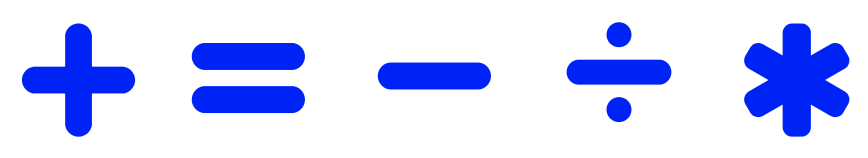
#> input picture Project/data/original_operators.png, 1736 x 316 px, found by its file name (shown at 1/2 size)
$ jupyter execute --allow-errors operator_pre_processing.ipynb
#> lines starting #> are read from the running program, lines starting #| are printed output that depends on the picture; after the words box and inside, x2 and y2 are one past the last pixel; in counts of white or black regions, pixels touching at a corner belong together; long printed decimals are rounded
[cell 1]
import tarfile
import os

import matplotlib.pyplot as plt
import numpy as np
import skimage.io

from scipy import ndimage as ndi

[cell 2]
# Load image

data_path = os.path.join('..\data')
operators = skimage.io.imread(os.path.join(data_path, 'original_operators.png'))
#> operators is the input picture: shape (316, 1736, 4); mean R, G, B, A 209.5, 215.7, 253.2, 255

[cell 3]
plt.imshow(operators,cmap='gray')

[cell 4]
operators.shape
#> Out = (316, 1736, 4)

[cell 5]
from skimage.color import rgb2gray

operators_gray = rgb2gray(operators)

[cell 6]
plt.imshow(operators_gray,cmap='gray')

[cell 7]
operators_gray.shape
#> Out = (316, 1736)

[cell 8]
add = operators_gray[:,0:349]
equal = operators_gray[:,349:697]
minus = operators_gray[:,697:1045]
div = operators_gray[:,1045:1393]
mul = operators_gray[:,1393:1736]
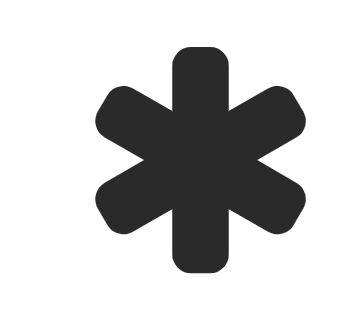
#> mul: shape (316, 343) float64; min 0.167, max 1, mean 0.776

[cell 9]
plt.figure(figsize=(8,6))
plt.imshow(add)
plt.figure(figsize=(8,6))
plt.imshow(equal)
plt.figure(figsize=(8,6))
plt.imshow(minus)
plt.figure(figsize=(8,6))
plt.imshow(div)
plt.figure(figsize=(8,6))
plt.imshow(mul)

[cell 10]
# Display histogram
plt.figure(figsize=(12, 7))
plt.hist(add.ravel(), bins=100)
plt.xlabel('Pixel intensity')
plt.ylabel('Number of pixels')
plt.title('add')

plt.show()
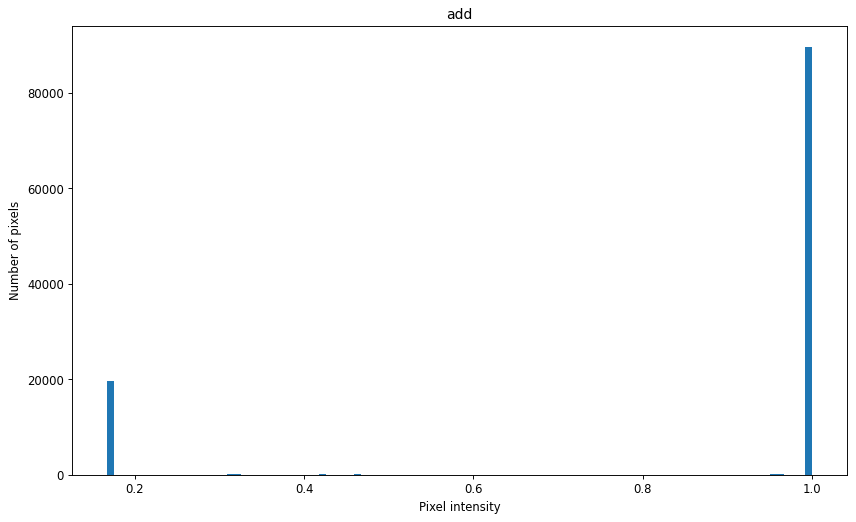
#> figure drawn by matplotlib, 1 panel; tallest bar 89542 high, from x = 0.992 to 1

[cell 11]
from skimage.filters import threshold_otsu,median
# Binarization based on Otsu threshold
add_thresh = threshold_otsu(add)
#> add_thresh = 0.579
add_binarized = add < add_thresh
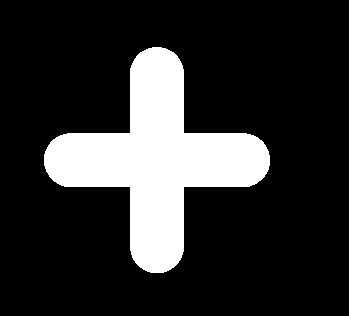
#> add_binarized: shape (316, 349) bool; 18.4% white; 1 white region, box (x1, y1, x2, y2) and area: (44, 47, 270, 273) 20280

plt.imshow(add_binarized,cmap='gray')

[cell 12]
equal_thresh = threshold_otsu(equal)
#> equal_thresh = 0.582
equal_binarized = equal < equal_thresh
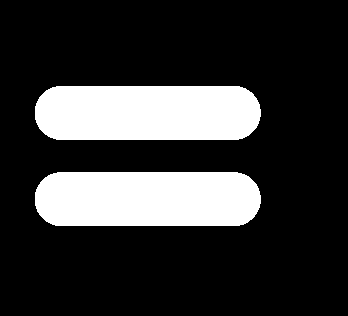
#> equal_binarized: shape (316, 348) bool; 21.1% white; 2 white regions, box (x1, y1, x2, y2) and area: (35, 172, 261, 226) 11600, (35, 86, 261, 140) 11598
plt.figure(figsize=(8,6))
plt.imshow(equal_binarized,cmap='gray')

minus_thresh = threshold_otsu(minus)
#> minus_thresh = 0.582
minus_binarized = minus < minus_thresh
#> minus_binarized: shape (316, 348) bool; 10.6% white; 1 white region, box (x1, y1, x2, y2) and area: (59, 125, 285, 179) 11603
plt.figure(figsize=(8,6))
plt.imshow(minus_binarized,cmap='gray')

div_thresh = threshold_otsu(div)
#> div_thresh = 0.585
div_binarized = div < div_thresh
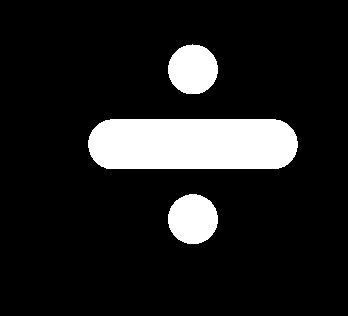
#> div_binarized: shape (316, 348) bool; 12.6% white; 3 white regions, box (x1, y1, x2, y2) and area: (88, 119, 298, 169) 9950, (168, 194, 218, 244) 1964, (168, 44, 218, 94) 1953
plt.figure(figsize=(8,6))
plt.imshow(div_binarized,cmap='gray')

mul_thresh = threshold_otsu(mul)
#> mul_thresh = 0.585
mul_binarized = mul < mul_thresh
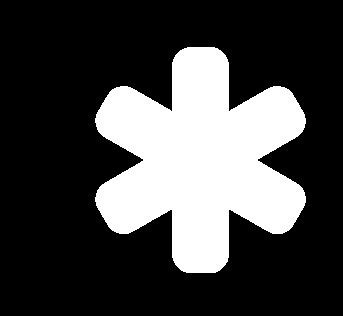
#> mul_binarized: shape (316, 343) bool; 27% white; 1 white region, box (x1, y1, x2, y2) and area: (95, 47, 306, 273) 29230
plt.figure(figsize=(8,6))
plt.imshow(mul_binarized,cmap='gray')

[cell 13]
from skimage.measure import moments

M_add = moments(add_binarized)
#> M_add = [[20280, 3173627, 543558291, 9.97e+10], [3236830, 506538600, 8.68e+10, 1.59e+13], [563623384, 8.82e+10, 1.5e+13, 2.73e+15], [1.05e+11, 1.64e+13, 2.77e+15, 4.96e+17]]
centroid_add = (M_add[1, 0] / M_add[0, 0], M_add[0, 1] / M_add[0, 0])
#> centroid_add = (159.6, 156.5)
print(centroid_add)
#| (159.607, 156.490)
print(add_binarized.shape)
#| (316, 349)

plt.figure(figsize=(8,6))
plt.imshow(add_binarized,cmap ='gray')
plt.plot(centroid_add[1], centroid_add[0], 'ro')

M_equal = moments(equal_binarized)
#> M_equal = [[23198, 3415535, 592862373, 1.14e+11], [3607579, 531172198, 9.22e+10, 1.77e+13], [609325807, 8.97e+10, 1.56e+13, 2.99e+15], [1.1e+11, 1.62e+13, 2.81e+15, 5.38e+17]]
centroid_equal = (M_equal[1, 0] / M_equal[0, 0], M_equal[0, 1] / M_equal[0, 0])
#> centroid_equal = (155.5, 147.2)
print(centroid_equal)
#| (155.513, 147.234)
print(equal_binarized.shape)
#| (316, 348)

plt.figure(figsize=(8,6))
plt.imshow(equal_binarized,cmap ='gray')
plt.plot(centroid_equal[1], centroid_add[0], 'ro')

M_minus = moments(minus_binarized)
#> M_minus = [[11603, 1987471, 385470309, 8.15e+10], [1757969, 301127857, 5.84e+10, 1.23e+13], [269031729, 4.61e+10, 8.94e+12, 1.89e+15], [4.16e+10, 7.12e+12, 1.38e+15, 2.92e+17]]
centroid_minus = (M_minus[1, 0] / M_minus[0, 0], M_minus[0, 1] / M_minus[0, 0])
#> centroid_minus = (151.5, 171.3)
print(centroid_minus)
#| (151.510, 171.289)
print(minus_binarized.shape)
#| (316, 348)

plt.figure(figsize=(8,6))
plt.imshow(minus_binarized,cmap ='gray')
plt.plot(centroid_minus[1], centroid_minus[0], 'ro')

M_div = moments(div_binarized)
#> M_div = [[13867, 2669160, 547512984, 1.18e+11], [1992644, 383545114, 7.87e+10, 1.7e+13], [310870436, 5.98e+10, 1.22e+13, 2.62e+15], [5.17e+10, 9.96e+12, 2.02e+15, 4.29e+17]]
centroid_div = (M_div[1, 0] / M_div[0, 0], M_div[0, 1] / M_div[0, 0])
#> centroid_div = (143.7, 192.5)
print(centroid_div)
#| (143.697, 192.483)
print(div_binarized.shape)
#| (316, 348)

plt.figure(figsize=(8,6))
plt.imshow(div_binarized,cmap ='gray')
plt.plot(centroid_div[1], centroid_div[0], 'ro')

M_mul = moments(mul_binarized)
#> M_mul = [[29230, 5847288, 1.25e+09, 2.81e+11], [4663731, 932960408, 1.99e+11, 4.48e+13], [822308579, 1.64e+11, 3.5e+13, 7.87e+15], [1.56e+11, 3.12e+13, 6.64e+15, 1.48e+18]]
centroid_mul = (M_mul[1, 0] / M_mul[0, 0], M_mul[0, 1] / M_mul[0, 0])
#> centroid_mul = (159.6, 200)
print(centroid_mul)
#| (159.553, 200.044)
print(mul_binarized.shape)
#| (316, 343)

plt.figure(figsize=(8,6))
plt.imshow(mul_binarized,cmap ='gray')
plt.plot(centroid_mul[1], centroid_mul[0], 'ro')

[cell 14]
from skimage.transform import warp,AffineTransform
tadd = AffineTransform(translation=(-18, 2))
add_centered = warp(add_binarized,tadd)
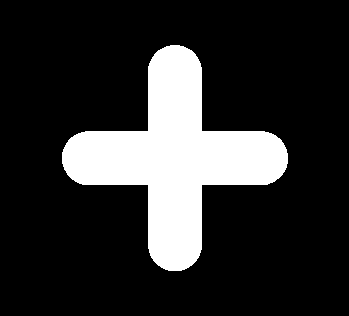
#> add_centered: shape (316, 349) bool; 18.4% white; 1 white region, box (x1, y1, x2, y2) and area: (62, 45, 288, 271) 20280
plt.imshow(add_centered,cmap='gray')

M = moments(add_centered)
#> M = [[20280, 3538667, 664379583, 1.32e+11], [3196270, 557724206, 1.05e+11, 2.09e+13], [550757184, 9.61e+10, 1.8e+13, 3.55e+15], [1.02e+11, 1.77e+13, 3.29e+15, 6.41e+17]]
centroid = (M[1, 0] / M[0, 0], M[0, 1] / M[0, 0])
#> centroid = (157.6, 174.5)
print(centroid)
#| (157.607, 174.490)
print(add_centered.shape)
#| (316, 349)

[cell 15]
tequal = AffineTransform(translation=(-27, -2))
equal_centered = warp(equal_binarized,tequal)
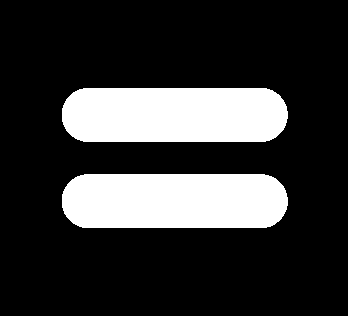
#> equal_centered: shape (316, 348) bool; 21.1% white; 2 white regions, box (x1, y1, x2, y2) and area: (62, 174, 288, 228) 11600, (62, 88, 288, 142) 11598
plt.imshow(equal_centered,cmap='gray')

M = moments(equal_centered)
#> M = [[23198, 4041881, 794212605, 1.7e+11], [3653975, 636660593, 1.25e+11, 2.67e+13], [623848915, 1.09e+11, 2.14e+13, 4.56e+15], [1.13e+11, 1.98e+13, 3.89e+15, 8.3e+17]]
centroid = (M[1, 0] / M[0, 0], M[0, 1] / M[0, 0])
#> centroid = (157.5, 174.2)
print(centroid)
#| (157.513, 174.234)
print(add_centered.shape)
#| (316, 349)

[cell 16]
tminus = AffineTransform(translation=(-3, -7))
minus_centered = warp(minus_binarized,tminus)
#> minus_centered: shape (316, 348) bool; 10.6% white; 1 white region, box (x1, y1, x2, y2) and area: (62, 132, 288, 186) 11603
plt.imshow(minus_centered,cmap='gray')

M = moments(minus_centered)
#> M = [[11603, 2022280, 397499562, 8.5e+10], [1839190, 320557724, 6.3e+10, 1.35e+13], [294211842, 5.13e+10, 1.01e+13, 2.15e+15], [4.75e+10, 8.28e+12, 1.63e+15, 3.48e+17]]
centroid = (M[1, 0] / M[0, 0], M[0, 1] / M[0, 0])
#> centroid = (158.5, 174.3)
print(centroid)
#| (158.510, 174.289)
print(minus_centered.shape)
#| (316, 348)

[cell 17]
tdiv = AffineTransform(translation=(18, -15))
div_centered = warp(div_binarized,tdiv)
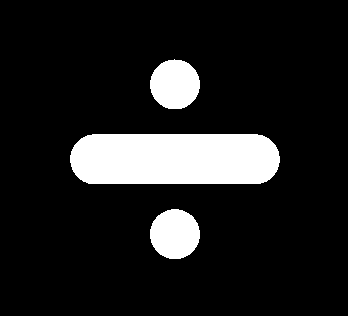
#> div_centered: shape (316, 348) bool; 12.6% white; 3 white regions, box (x1, y1, x2, y2) and area: (70, 134, 280, 184) 9950, (150, 209, 200, 259) 1964, (150, 59, 200, 109) 1953
plt.imshow(div_centered,cmap='gray')

M = moments(div_centered)
#> M = [[13867, 2419554, 455916132, 9.13e+10], [2200649, 383970832, 7.23e+10, 1.45e+13], [373769831, 6.52e+10, 1.22e+13, 2.43e+15], [6.71e+10, 1.17e+13, 2.18e+15, 4.29e+17]]
centroid = (M[1, 0] / M[0, 0], M[0, 1] / M[0, 0])
#> centroid = (158.7, 174.5)
print(centroid)
#| (158.697, 174.483)
print(div_centered.shape)
#| (316, 348)

[cell 18]
tmul = AffineTransform(translation=(26, 1))
mul_centered = warp(mul_binarized,tmul)
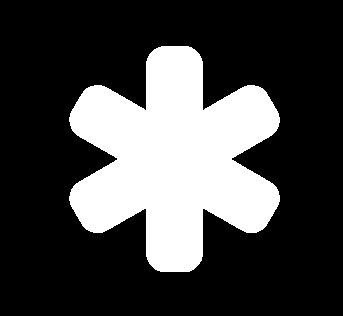
#> mul_centered: shape (316, 343) bool; 27% white; 1 white region, box (x1, y1, x2, y2) and area: (69, 46, 280, 272) 29230
plt.imshow(mul_centered,cmap='gray')

M = moments(mul_centered)
#> M = [[29230, 5087308, 963580374, 1.95e+11], [4634501, 806616094, 1.53e+11, 3.09e+13], [813010347, 1.42e+11, 2.67e+13, 5.39e+15], [1.54e+11, 2.68e+13, 5.04e+15, 1.01e+18]]
centroid = (M[1, 0] / M[0, 0], M[0, 1] / M[0, 0])
#> centroid = (158.6, 174)
print(centroid)
#| (158.553, 174.044)
print(mul_centered.shape)
#| (316, 343)
